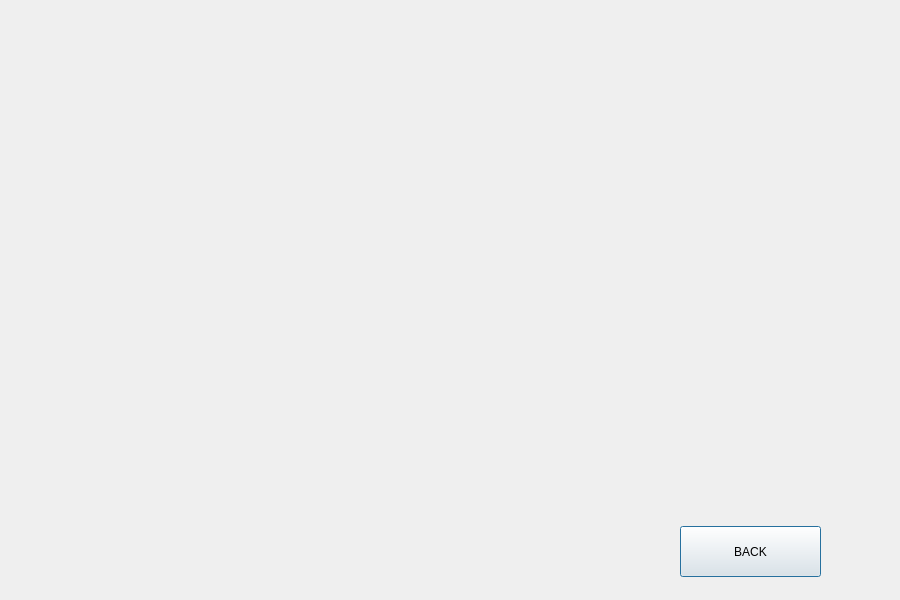
<?xml version="1.0" encoding="UTF-8"?>
<ui version="4.0">
 <class>Dialog9</class>
 <widget class="QDialog" name="Dialog9">
  <property name="geometry">
   <rect>
    <x>0</x>
    <y>0</y>
    <width>900</width>
    <height>600</height>
   </rect>
  </property>
  <property name="windowTitle">
   <string>Dialog</string>
  </property>
  <widget class="QLabel" name="label">
   <property name="geometry">
    <rect>
     <x>0</x>
     <y>0</y>
     <width>901</width>
     <height>601</height>
    </rect>
   </property>
   <property name="text">
    <string/>
   </property>
   <property name="pixmap">
    <pixmap resource="home_image.qrc">:/pics/controls.jpg</pixmap>
   </property>
   <property name="scaledContents">
    <bool>true</bool>
   </property>
  </widget>
  <widget class="QPushButton" name="pushButton">
   <property name="geometry">
    <rect>
     <x>680</x>
     <y>526</y>
     <width>141</width>
     <height>51</height>
    </rect>
   </property>
   <property name="text">
    <string>BACK</string>
   </property>
  </widget>
 </widget>
 <resources>
  <include location="home_image.qrc"/>
 </resources>
 <connections/>
</ui>
